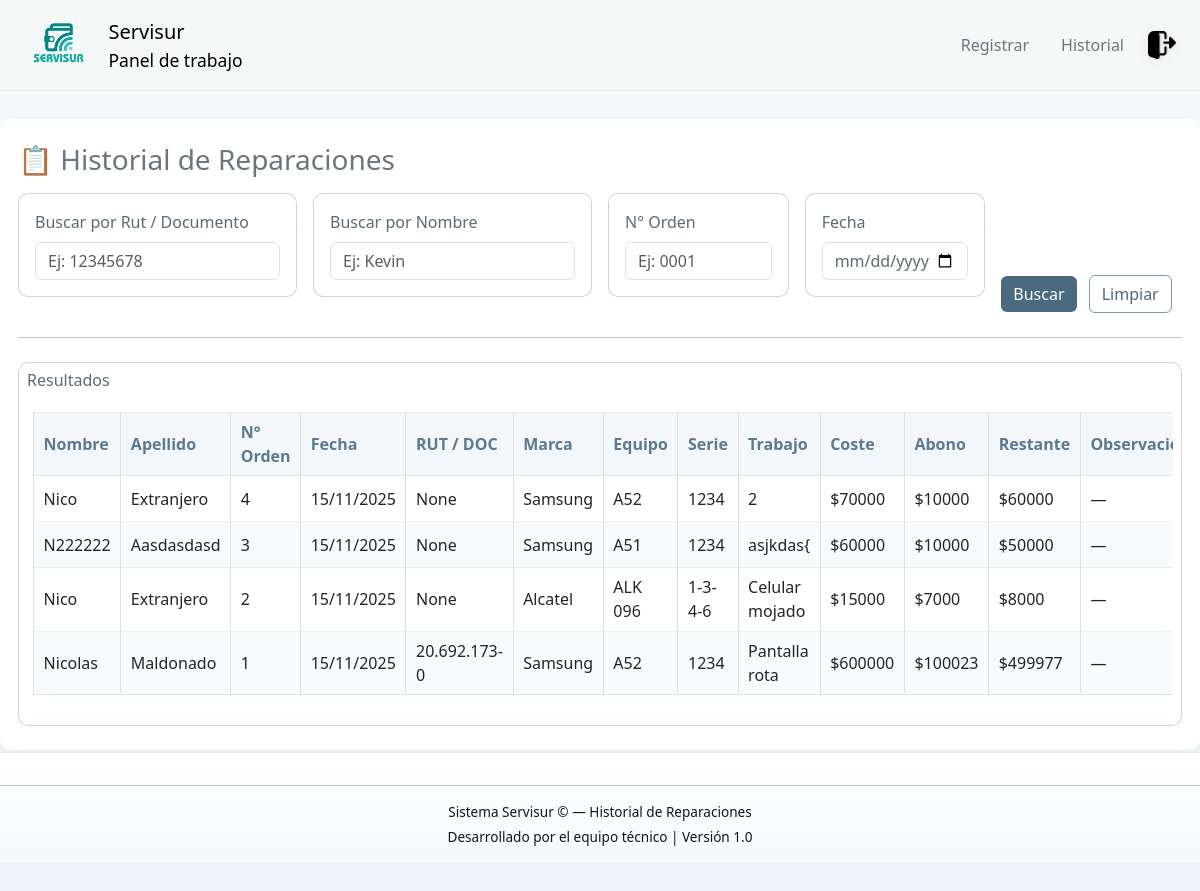
/historial/ (signed in), run on an earlier commit of the app's database.
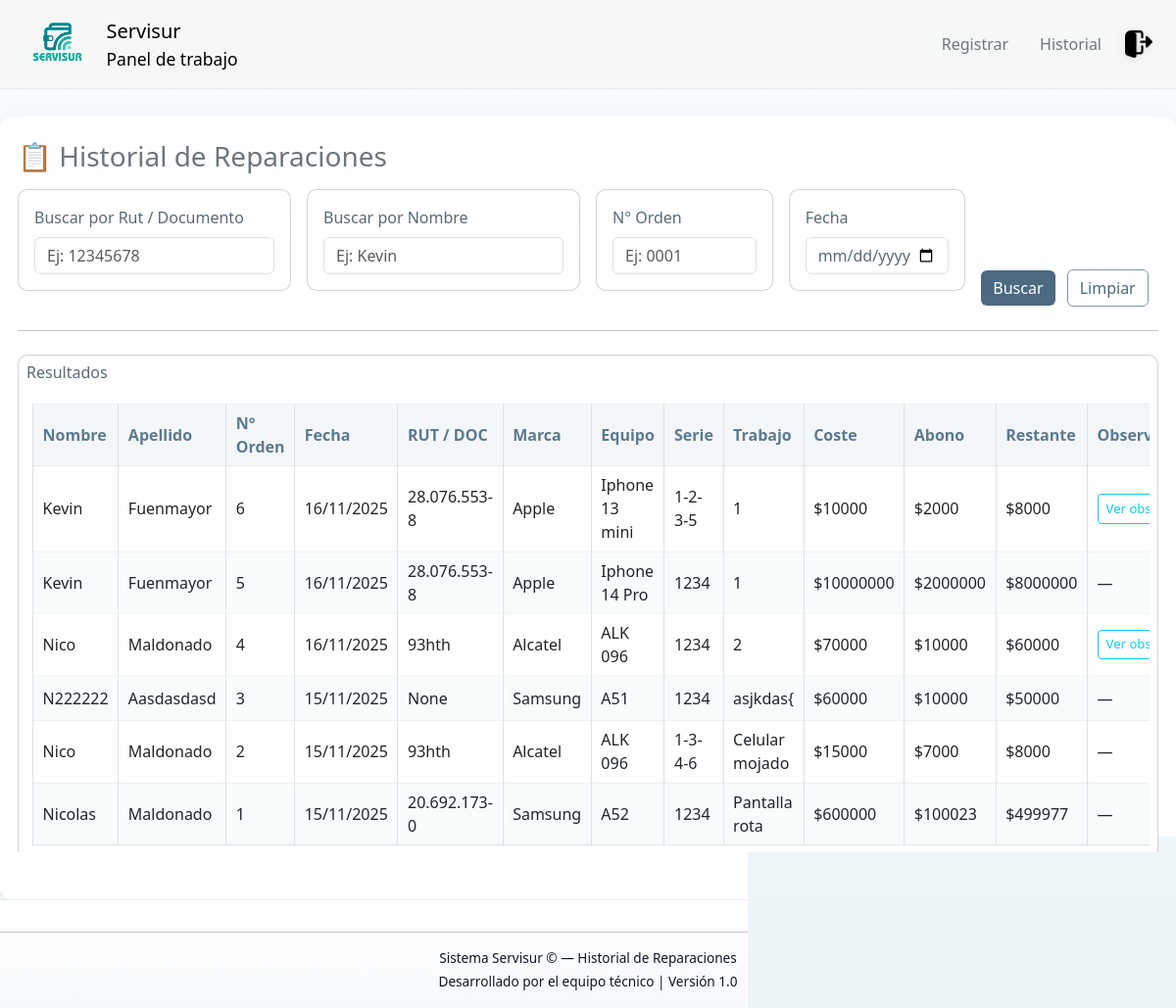
And on a later commit of the database.
### Base_Datos/models.py (models this page shows, shortened)
class Pedido(models.Model):
    ESTADOS = [
        ('REG', 'Registrado'),
        ('PRO', 'En proceso'),
        ('TER', 'Terminado'),
    ]
    N_Orden = models.AutoField(primary_key=True)
    Fecha = models.DateField()
    Coste = models.PositiveIntegerField()
    Abono = models.PositiveIntegerField()
    Restante = models.PositiveIntegerField(editable=False)
    Dispositivo = models.ForeignKey(Dispositivo, on_delete=models.SET_NULL, null=True, related_name="pedidos")
    Activo = models.BooleanField(default=True)
    Estado = models.CharField(max_length=3, choices=ESTADOS, default='REG')
    Observaciones = models.TextField(blank=True, null=True)
    Tipo_de_falla = models.ForeignKey(Tipo_Falla, on_delete=models.SET_NULL, null=True, related_name="pedidos")
    class Meta:
        verbose_name_plural = "Pedidos"

class Cliente(models.Model):
    ORIGEN_CHOICES = [
        ('NAC', 'Nacional'),
        ('EXT', 'Extranjero'),
    ]
    Origen = models.CharField(max_length=3, choices=ORIGEN_CHOICES, default='NAC')
    Nombre = models.CharField(max_length=20)
    Apellido = models.CharField(max_length=20)
    Numero_telefono = models.CharField(max_length=15, null=True, blank=True)
    Rut = models.CharField(max_length=50, null=True, blank=True)
    DocumentoExtranjero = models.CharField(max_length=50, null=True, blank=True)
    Activo = models.BooleanField(default=True)

class Marca(models.Model):
    Marca = models.CharField(max_length=100)
    class Meta:
        constraints = [
            UniqueConstraint(Lower('Marca'), name='unique_marca_ci')
        ]

class Modelo(models.Model):
    Modelo = models.CharField(max_length=50)
    Marca = models.ForeignKey(Marca, on_delete=models.CASCADE, related_name="modelos")
    class Meta:
        verbose_name_plural = "Modelos"
        constraints = [
            UniqueConstraint(Lower('Modelo'), 'Marca', name='unique_modelo_por_marca_ci')
        ]

class Dispositivo(models.Model):
    PATRON_MATRIZ = [
        [1, 2, 3],
        [4, 5, 6],
        [7, 8, 9],
    ]
    METODOS_CHOICES = [
        ('PIN', 'PIN'),
        ('PASS', 'Contraseña'),
        ('PATRON', 'Patrón (matriz 3x3)'),
    ]
    modelo = models.ForeignKey(Modelo, on_delete=models.SET_NULL, null=True, related_name="dispositivos")
    Activo = models.BooleanField(default=True)
    rut = models.ForeignKey(Cliente, on_delete=models.SET_NULL, null=True, related_name="dispositivos")
    Metodo_Bloqueo = models.CharField(max_length=6, choices=METODOS_CHOICES, default='PASS')
    Codigo_Bloqueo = models.CharField(max_length=50, blank=True)
    class Meta:
        verbose_name_plural = "Dispositivos"

class Tipo_Falla(models.Model):
    Falla = models.CharField(max_length=100, unique=True)

### Base_Datos/views.py (the view, shortened to what this page needs)
# urls.py: path('historial/', views.consultar_historial, name='consultar_historial'),
@login_required
def consultar_historial(request):
    rut = request.GET.get('rut', '').strip()
    nombre = request.GET.get('nombre', '').strip()
    orden = request.GET.get('orden', '').strip()
    fecha = request.GET.get('fecha', '').strip()
    qs = Pedido.objects.select_related(
        'Dispositivo__rut',
        'Dispositivo__modelo__Marca',
        'Tipo_de_falla'
    ).filter(Activo=True)
    if rut:
        qs = qs.filter(Dispositivo__rut__Rut__icontains=rut)
    if nombre:
        qs = qs.filter(
            Q(Dispositivo__rut__Nombre__icontains=nombre) |
            Q(Dispositivo__rut__Apellido__icontains=nombre)
        )
    qs = qs.order_by('-Fecha', '-N_Orden')
    reparaciones = []
    for pedido in qs:
        dispositivo = pedido.Dispositivo
        cliente = dispositivo.rut if dispositivo else None
        modelo = dispositivo.modelo if dispositivo else None
        marca = modelo.Marca if modelo and modelo.Marca else None
        tipo_falla = pedido.Tipo_de_falla
        reparaciones.append({
            'orden_id': pedido.N_Orden,
            'numero_orden': pedido.N_Orden,
            'fecha_ingreso': pedido.Fecha,
            'rut': cliente.Rut if cliente else '',
            'nombre': cliente.Nombre if cliente else '',
            'apellido': cliente.Apellido if cliente else '',
            'telefono': cliente.Numero_telefono if cliente else '',
            'marca': marca.Marca if marca else 'Sin marca',
            'equipo': modelo.Modelo if modelo else 'Sin modelo',
            'serie': dispositivo.Codigo_Bloqueo if dispositivo else '',
            'tipo_falla': tipo_falla.Falla if tipo_falla else '',
            'estado': pedido.get_Estado_display(),
            'coste': pedido.Coste,
            'abono': pedido.Abono,
            'restante': pedido.Restante,
            'observaciones': pedido.Observaciones or '',
            'activo': pedido.Activo,
        })
    context = {
        'reparaciones': reparaciones
    }
    return render(request, 'base_datos/Consultar_historial.html', context)

### Base_Datos/templates/base_datos/Consultar_historial.html (shortened to what this page needs)
{% extends "base_datos/base.html" %}
{% load static %}
{% block content %}
<link rel="stylesheet" href="{% static 'css/panel.css' %}" />
<div class="d-flex flex-column min-vh-100 historial-page">
  <div class="container-fluid py-4 historial-panel">
    <h3 class="mb-3 text-secondary">📋 Historial de Reparaciones</h3>
    <form method="get" class="mb-3">
      <div class="row gx-3">
        <div class="col-lg-3">
          <div class="card mb-3 p-3">
            <label for="rut" class="form-label">Buscar por Rut / Documento</label>
            <input type="text" name="rut" id="rut" class="form-control" placeholder="Ej: 12345678" value="{{ request.GET.rut|default:'' }}">
          </div>
        </div>
        <div class="col-lg-3">
          <div class="card mb-3 p-3">
            <label for="nombre" class="form-label">Buscar por Nombre</label>
            <input type="text" name="nombre" id="nombre" class="form-control" placeholder="Ej: Kevin" value="{{ request.GET.nombre|default:'' }}">
          </div>
        </div>
        <div class="col-lg-2">
          <div class="card mb-3 p-3">
            <label for="orden" class="form-label">N° Orden</label>
            <input type="text" name="orden" id="orden" class="form-control" placeholder="Ej: 0001" value="{{ request.GET.orden|default:'' }}">
          </div>
        </div>
        <div class="col-lg-2">
          <div class="card mb-3 p-3">
            <label for="fecha" class="form-label">Fecha</label>
            <input type="date" name="fecha" id="fecha" class="form-control" value="{{ request.GET.fecha|default:'' }}">
          </div>
        </div>
        <div class="col-lg-2 d-flex align-items-end">
          <div>
            <button type="submit" class="btn btn-primary">Buscar</button>
            <a href="{% url 'consultar_historial' %}" class="btn btn-outline-secondary ms-2">Limpiar</a>
          </div>
        </div>
      </div>
    </form>
    <hr class="my-4" />
    <div class="card p-2">
      <h6 class="mb-3">Resultados</h6>
      <div class="table-responsive" style="max-width:100vw; overflow-x:auto;">
        <table class="table table-bordered table-sm">
          <thead class="table-light">
            <tr>
              <th>Nombre</th>
              <th>Apellido</th>
              <th>N° Orden</th>
              <th>Fecha</th>
              <th>RUT / DOC</th>
              <th>Marca</th>
              <th>Equipo</th>
              <th>Serie</th>
              <th>Trabajo</th>
              <th>Coste</th>
              <th>Abono</th>
              <th>Restante</th>
              <th>Observaciones</th>
            </tr>
          </thead>
          <tbody>
            {% for rep in reparaciones %}
              <tr>
                <td>{{ rep.nombre }}</td>
                <td>{{ rep.apellido }}</td>
                <td>{{ rep.numero_orden }}</td>
                <td>{{ rep.fecha_ingreso|date:"d/m/Y" }}</td>
                <td>{{ rep.rut }}</td>
                <td>{{ rep.marca }}</td>
                <td>{{ rep.equipo }}</td>
                <td>{{ rep.serie }}</td>
                <td>{{ rep.tipo_falla }}</td>
                <td>${{ rep.coste }}</td>
                <td>${{ rep.abono }}</td>
                <td>${{ rep.restante }}</td>
                <td>
  {% if rep.observaciones %}
    <button type="button" class="btn btn-sm btn-outline-info" data-bs-toggle="modal" data-bs-target="#modalObs{{ rep.orden_id }}">
      Ver observación
    </button>
  {% else %}
    <span class="text-muted">—</span>
  {% endif %}
</td>
              </tr>
            {% empty %}
              <tr>
                <td colspan="15" class="text-muted text-center">No hay reparaciones registradas.</td>
              </tr>
            {% endfor %}
          </tbody>
        </table>
      </div>
    </div>
  </div>
  <footer class="mt-auto text-center small text-muted">
    <hr />
    <p class="mb-1">Sistema Servisur &copy; {{ now|date:"Y" }} — Historial de Reparaciones</p>
    <p class="mb-0">Desarrollado por el equipo técnico | Versión 1.0</p>
  </footer>
</div>
{% endblock %}

What changed in the data, as far as the page shows it:
added Pedido: nombre "Kevin", apellido "Fuenmayor", numero_orden "6", fecha_ingreso "16/11/2025", rut "28.076.553-8", marca "Apple", equipo "Iphone 13 mini", serie "1-2-3-5", tipo_falla "1", coste "10000", abono "2000", restante "8000"
added Pedido: nombre "Kevin", apellido "Fuenmayor", numero_orden "5", fecha_ingreso "16/11/2025", rut "28.076.553-8", marca "Apple", equipo "Iphone 14 Pro", serie "1234", tipo_falla "1", coste "10000000", abono "2000000", restante "8000000"
changed Pedido id 4: apellido "Extranjero" → "Maldonado"; fecha_ingreso "15/11/2025" → "16/11/2025"; rut "None" → "93hth"; marca "Samsung" → "Alcatel"; equipo "A52" → "ALK 096"; now shows "Ver…"; no longer shows "—"
changed through a linked row, Pedido "Celular mojado": apellido "Extranjero" → "Maldonado"; rut "None" → "93hth"
